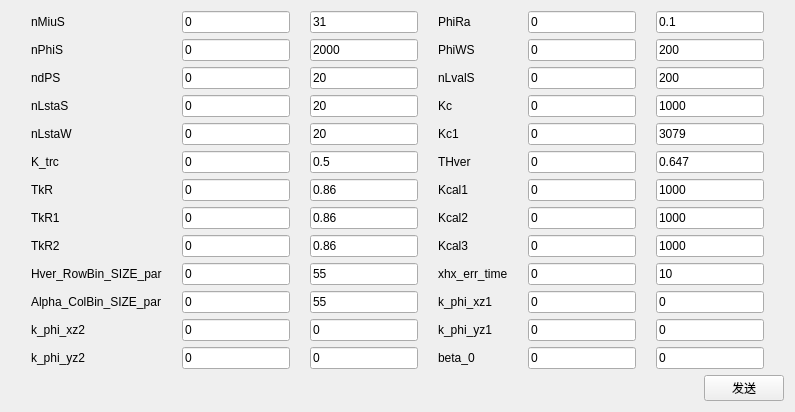
      <widget class="QWidget" name="tab">
       <attribute name="title">
        <string>协议一</string>
       </attribute>
       <layout class="QVBoxLayout" name="verticalLayout_2">
        <item>
         <layout class="QGridLayout" name="gridLayout_2">
          <property name="leftMargin">
           <number>20</number>
          </property>
          <property name="rightMargin">
           <number>20</number>
          </property>
          <property name="horizontalSpacing">
           <number>20</number>
          </property>
          <item row="0" column="0">
           <widget class="QLabel" name="label">
            <property name="sizePolicy">
             <sizepolicy hsizetype="Preferred" vsizetype="Fixed">
              <horstretch>0</horstretch>
              <verstretch>1</verstretch>
             </sizepolicy>
            </property>
            <property name="text">
             <string>nMiuS</string>
            </property>
           </widget>
          </item>
          <item row="0" column="1">
           <widget class="QLineEdit" name="R_1">
            <property name="sizePolicy">
             <sizepolicy hsizetype="Expanding" vsizetype="Fixed">
              <horstretch>0</horstretch>
              <verstretch>1</verstretch>
             </sizepolicy>
            </property>
            <property name="text">
             <string>0</string>
            </property>
            <property name="readOnly">
             <bool>false</bool>
            </property>
           </widget>
          </item>
          <item row="0" column="2">
           <widget class="QLineEdit" name="W_1">
            <property name="sizePolicy">
             <sizepolicy hsizetype="Expanding" vsizetype="Fixed">
              <horstretch>0</horstretch>
              <verstretch>1</verstretch>
             </sizepolicy>
            </property>
            <property name="text">
             <string>31</string>
            </property>
           </widget>
          </item>
          <item row="0" column="3">
           <widget class="QLabel" name="label_11">
            <property name="sizePolicy">
             <sizepolicy hsizetype="Preferred" vsizetype="Fixed">
              <horstretch>0</horstretch>
              <verstretch>1</verstretch>
             </sizepolicy>
            </property>
            <property name="text">
             <string>PhiRa</string>
            </property>
           </widget>
          </item>
          <item row="0" column="4">
           <widget class="QLineEdit" name="R_11">
            <property name="sizePolicy">
             <sizepolicy hsizetype="Expanding" vsizetype="Fixed">
              <horstretch>0</horstretch>
              <verstretch>1</verstretch>
             </sizepolicy>
            </property>
            <property name="text">
             <string>0</string>
            </property>
            <property name="readOnly">
             <bool>false</bool>
            </property>
           </widget>
          </item>
          <item row="0" column="5">
           <widget class="QLineEdit" name="W_11">
            <property name="sizePolicy">
             <sizepolicy hsizetype="Expanding" vsizetype="Fixed">
              <horstretch>0</horstretch>
              <verstretch>1</verstretch>
             </sizepolicy>
            </property>
            <property name="text">
             <string>0.1</string>
            </property>
           </widget>
          </item>
          <item row="1" column="0">
           <widget class="QLabel" name="label_2">
            <property name="sizePolicy">
             <sizepolicy hsizetype="Preferred" vsizetype="Fixed">
              <horstretch>0</horstretch>
              <verstretch>0</verstretch>
             </sizepolicy>
            </property>
            <property name="text">
             <string>nPhiS</string>
            </property>
           </widget>
          </item>
          <item row="1" column="1">
           <widget class="QLineEdit" name="R_2">
            <property name="text">
             <string>0</string>
            </property>
            <property name="readOnly">
             <bool>false</bool>
            </property>
           </widget>
          </item>
          <item row="1" column="2">
           <widget class="QLineEdit" name="W_2">
            <property name="text">
             <string>2000</string>
            </property>
           </widget>
          </item>
          <item row="1" column="3">
           <widget class="QLabel" name="label_12">
            <property name="sizePolicy">
             <sizepolicy hsizetype="Preferred" vsizetype="Fixed">
              <horstretch>0</horstretch>
              <verstretch>0</verstretch>
             </sizepolicy>
            </property>
            <property name="text">
             <string>PhiWS</string>
            </property>
           </widget>
          </item>
          <item row="1" column="4">
           <widget class="QLineEdit" name="R_12">
            <property name="text">
             <string>0</string>
            </property>
            <property name="readOnly">
             <bool>false</bool>
            </property>
           </widget>
          </item>
          <item row="1" column="5">
           <widget class="QLineEdit" name="W_12">
            <property name="text">
             <string>200</string>
            </property>
           </widget>
          </item>
          <item row="2" column="0">
           <widget class="QLabel" name="label_3">
            <property name="sizePolicy">
             <sizepolicy hsizetype="Preferred" vsizetype="Fixed">
              <horstretch>0</horstretch>
              <verstretch>0</verstretch>
             </sizepolicy>
            </property>
            <property name="text">
             <string>ndPS</string>
            </property>
           </widget>
          </item>
          <item row="2" column="1">
           <widget class="QLineEdit" name="R_3">
            <property name="text">
             <string>0</string>
            </property>
            <property name="readOnly">
             <bool>false</bool>
            </property>
           </widget>
          </item>
          <item row="2" column="2">
           <widget class="QLineEdit" name="W_3">
            <property name="text">
             <string>20</string>
            </property>
           </widget>
          </item>
          <item row="2" column="3">
           <widget class="QLabel" name="label_13">
            <property name="sizePolicy">
             <sizepolicy hsizetype="Preferred" vsizetype="Fixed">
              <horstretch>0</horstretch>
              <verstretch>0</verstretch>
             </sizepolicy>
            </property>
            <property name="text">
             <string>nLvalS</string>
            </property>
           </widget>
          </item>
          <item row="2" column="4">
           <widget class="QLineEdit" name="R_13">
            <property name="text">
             <string>0</string>
            </property>
            <property name="readOnly">
             <bool>false</bool>
            </property>
           </widget>
          </item>
          <item row="2" column="5">
           <widget class="QLineEdit" name="W_13">
            <property name="text">
             <string>200</string>
            </property>
           </widget>
          </item>
          <item row="3" column="0">
           <widget class="QLabel" name="label_4">
            <property name="sizePolicy">
             <sizepolicy hsizetype="Preferred" vsizetype="Fixed">
              <horstretch>0</horstretch>
              <verstretch>0</verstretch>
             </sizepolicy>
            </property>
            <property name="text">
             <string>nLstaS</string>
            </property>
           </widget>
          </item>
          <item row="3" column="1">
           <widget class="QLineEdit" name="R_4">
            <property name="text">
             <string>0</string>
            </property>
            <property name="readOnly">
             <bool>false</bool>
            </property>
           </widget>
          </item>
          <item row="3" column="2">
           <widget class="QLineEdit" name="W_4">
            <property name="text">
             <string>20</string>
            </property>
           </widget>
          </item>
          <item row="3" column="3">
           <widget class="QLabel" name="label_14">
            <property name="sizePolicy">
             <sizepolicy hsizetype="Preferred" vsizetype="Fixed">
              <horstretch>0</horstretch>
              <verstretch>0</verstretch>
             </sizepolicy>
            </property>
            <property name="text">
             <string>Kc</string>
            </property>
           </widget>
          </item>
          <item row="3" column="4">
           <widget class="QLineEdit" name="R_14">
            <property name="text">
             <string>0</string>
            </property>
            <property name="readOnly">
             <bool>false</bool>
            </property>
           </widget>
          </item>
          <item row="3" column="5">
           <widget class="QLineEdit" name="W_14">
            <property name="text">
             <string>1000</string>
            </property>
           </widget>
          </item>
          <item row="4" column="0">
           <widget class="QLabel" name="label_5">
            <property name="sizePolicy">
             <sizepolicy hsizetype="Preferred" vsizetype="Fixed">
              <horstretch>0</horstretch>
              <verstretch>0</verstretch>
             </sizepolicy>
            </property>
            <property name="text">
             <string>nLstaW</string>
            </property>
           </widget>
          </item>
          <item row="4" column="1">
           <widget class="QLineEdit" name="R_5">
            <property name="text">
             <string>0</string>
            </property>
            <property name="readOnly">
             <bool>false</bool>
            </property>
           </widget>
          </item>
          <item row="4" column="2">
           <widget class="QLineEdit" name="W_5">
            <property name="text">
             <string>20</string>
            </property>
           </widget>
          </item>
          <item row="4" column="3">
           <widget class="QLabel" name="label_15">
            <property name="sizePolicy">
             <sizepolicy hsizetype="Preferred" vsizetype="Fixed">
              <horstretch>0</horstretch>
              <verstretch>0</verstretch>
             </sizepolicy>
            </property>
            <property name="text">
             <string>Kc1</string>
            </property>
           </widget>
          </item>
          <item row="4" column="4">
           <widget class="QLineEdit" name="R_15">
            <property name="text">
             <string>0</string>
            </property>
            <property name="readOnly">
             <bool>false</bool>
            </property>
           </widget>
          </item>
          <item row="4" column="5">
           <widget class="QLineEdit" name="W_15">
            <property name="text">
             <string>3079</string>
            </property>
           </widget>
          </item>
          <item row="5" column="0">
           <widget class="QLabel" name="label_6">
            <property name="sizePolicy">
             <sizepolicy hsizetype="Preferred" vsizetype="Fixed">
              <horstretch>0</horstretch>
              <verstretch>0</verstretch>
             </sizepolicy>
            </property>
            <property name="text">
             <string>K_trc</string>
            </property>
           </widget>
          </item>
          <item row="5" column="1">
           <widget class="QLineEdit" name="R_6">
            <property name="text">
             <string>0</string>
            </property>
            <property name="readOnly">
             <bool>false</bool>
            </property>
           </widget>
          </item>
          <item row="5" column="2">
           <widget class="QLineEdit" name="W_6">
            <property name="text">
             <string>0.5</string>
            </property>
           </widget>
          </item>
          <item row="5" column="3">
           <widget class="QLabel" name="label_16">
            <property name="sizePolicy">
             <sizepolicy hsizetype="Preferred" vsizetype="Fixed">
              <horstretch>0</horstretch>
              <verstretch>0</verstretch>
             </sizepolicy>
            </property>
            <property name="text">
             <string>THver</string>
            </property>
           </widget>
          </item>
          <item row="5" column="4">
           <widget class="QLineEdit" name="R_16">
            <property name="text">
             <string>0</string>
            </property>
            <property name="readOnly">
             <bool>false</bool>
            </property>
           </widget>
          </item>
          <item row="5" column="5">
           <widget class="QLineEdit" name="W_16">
            <property name="text">
             <string>0.647</string>
            </property>
           </widget>
          </item>
          <item row="6" column="0">
           <widget class="QLabel" name="label_7">
            <property name="sizePolicy">
             <sizepolicy hsizetype="Preferred" vsizetype="Fixed">
              <horstretch>0</horstretch>
              <verstretch>0</verstretch>
             </sizepolicy>
            </property>
            <property name="text">
             <string>TkR</string>
            </property>
           </widget>
          </item>
          <item row="6" column="1">
           <widget class="QLineEdit" name="R_7">
            <property name="text">
             <string>0</string>
            </property>
            <property name="readOnly">
             <bool>false</bool>
            </property>
           </widget>
          </item>
          <item row="6" column="2">
           <widget class="QLineEdit" name="W_7">
            <property name="text">
             <string>0.86</string>
            </property>
           </widget>
          </item>
          <item row="6" column="3">
           <widget class="QLabel" name="label_17">
            <property name="sizePolicy">
             <sizepolicy hsizetype="Preferred" vsizetype="Fixed">
              <horstretch>0</horstretch>
              <verstretch>0</verstretch>
             </sizepolicy>
            </property>
            <property name="text">
             <string>Kcal1</string>
            </property>
           </widget>
          </item>
          <item row="6" column="4">
           <widget class="QLineEdit" name="R_17">
            <property name="text">
             <string>0</string>
            </property>
            <property name="readOnly">
             <bool>false</bool>
            </property>
           </widget>
          </item>
          <item row="6" column="5">
           <widget class="QLineEdit" name="W_17">
            <property name="text">
             <string>1000</string>
            </property>
           </widget>
          </item>
          <item row="7" column="0">
           <widget class="QLabel" name="label_8">
            <property name="sizePolicy">
             <sizepolicy hsizetype="Preferred" vsizetype="Fixed">
              <horstretch>0</horstretch>
              <verstretch>0</verstretch>
             </sizepolicy>
            </property>
            <property name="text">
             <string>TkR1</string>
            </property>
           </widget>
          </item>
          <item row="7" column="1">
           <widget class="QLineEdit" name="R_8">
            <property name="text">
             <string>0</string>
            </property>
            <property name="readOnly">
             <bool>false</bool>
            </property>
           </widget>
          </item>
          <item row="7" column="2">
           <widget class="QLineEdit" name="W_8">
            <property name="text">
             <string>0.86</string>
            </property>
           </widget>
          </item>
          <item row="7" column="3">
           <widget class="QLabel" name="label_18">
            <property name="sizePolicy">
             <sizepolicy hsizetype="Preferred" vsizetype="Fixed">
              <horstretch>0</horstretch>
              <verstretch>0</verstretch>
             </sizepolicy>
            </property>
            <property name="text">
             <string>Kcal2</string>
            </property>
           </widget>
          </item>
          <item row="7" column="4">
           <widget class="QLineEdit" name="R_18">
            <property name="text">
             <string>0</string>
            </property>
            <property name="readOnly">
             <bool>false</bool>
            </property>
           </widget>
          </item>
          <item row="7" column="5">
           <widget class="QLineEdit" name="W_18">
            <property name="text">
             <string>1000</string>
            </property>
           </widget>
          </item>
          <item row="8" column="0">
           <widget class="QLabel" name="label_9">
            <property name="sizePolicy">
             <sizepolicy hsizetype="Preferred" vsizetype="Fixed">
              <horstretch>0</horstretch>
              <verstretch>0</verstretch>
             </sizepolicy>
            </property>
            <property name="text">
             <string>TkR2</string>
            </property>
           </widget>
          </item>
          <item row="8" column="1">
           <widget class="QLineEdit" name="R_9">
            <property name="text">
             <string>0</string>
            </property>
            <property name="readOnly">
             <bool>false</bool>
            </property>
           </widget>
          </item>
          <item row="8" column="2">
           <widget class="QLineEdit" name="W_9">
            <property name="text">
             <string>0.86</string>
            </property>
           </widget>
          </item>
          <item row="8" column="3">
           <widget class="QLabel" name="label_19">
            <property name="sizePolicy">
             <sizepolicy hsizetype="Preferred" vsizetype="Fixed">
              <horstretch>0</horstretch>
              <verstretch>0</verstretch>
             </sizepolicy>
            </property>
            <property name="text">
             <string>Kcal3</string>
            </property>
           </widget>
          </item>
          <item row="8" column="4">
           <widget class="QLineEdit" name="R_19">
            <property name="text">
             <string>0</string>
            </property>
            <property name="readOnly">
             <bool>false</bool>
            </property>
           </widget>
          </item>
          <item row="8" column="5">
           <widget class="QLineEdit" name="W_19">
            <property name="text">
             <string>1000</string>
            </property>
           </widget>
          </item>
          <item row="9" column="0">
           <widget class="QLabel" name="label_10">
            <property name="sizePolicy">
             <sizepolicy hsizetype="Preferred" vsizetype="Fixed">
              <horstretch>0</horstretch>
              <verstretch>0</verstretch>
             </sizepolicy>
            </property>
            <property name="text">
             <string>Hver_RowBin_SIZE_par</string>
            </property>
           </widget>
          </item>
          <item row="9" column="1">
           <widget class="QLineEdit" name="R_10">
            <property name="text">
             <string>0</string>
            </property>
            <property name="readOnly">
             <bool>false</bool>
            </property>
           </widget>
          </item>
          <item row="9" column="2">
           <widget class="QLineEdit" name="W_10">
            <property name="text">
             <string>55</string>
            </property>
           </widget>
          </item>
          <item row="9" column="3">
           <widget class="QLabel" name="label_20">
            <property name="sizePolicy">
             <sizepolicy hsizetype="Preferred" vsizetype="Fixed">
              <horstretch>0</horstretch>
              <verstretch>0</verstretch>
             </sizepolicy>
            </property>
            <property name="text">
             <string>xhx_err_time</string>
            </property>
           </widget>
          </item>
          <item row="9" column="4">
           <widget class="QLineEdit" name="R_20">
            <property name="text">
             <string>0</string>
            </property>
            <property name="readOnly">
             <bool>false</bool>
            </property>
           </widget>
          </item>
          <item row="9" column="5">
           <widget class="QLineEdit" name="W_20">
            <property name="text">
             <string>10</string>
            </property>
           </widget>
          </item>
          <item row="10" column="0">
           <widget class="QLabel" name="label_31">
            <property name="text">
             <string>Alpha_ColBin_SIZE_par</string>
            </property>
           </widget>
          </item>
          <item row="10" column="1">
           <widget class="QLineEdit" name="R_21">
            <property name="text">
             <string>0</string>
            </property>
            <property name="readOnly">
             <bool>false</bool>
            </property>
           </widget>
          </item>
          <item row="10" column="2">
           <widget class="QLineEdit" name="W_21">
            <property name="text">
             <string>55</string>
            </property>
           </widget>
          </item>
          <item row="10" column="3">
           <widget class="QLabel" name="label_32">
            <property name="text">
             <string>k_phi_xz1</string>
            </property>
           </widget>
          </item>
          <item row="10" column="4">
           <widget class="QLineEdit" name="R_22">
            <property name="text">
             <string>0</string>
            </property>
            <property name="readOnly">
             <bool>false</bool>
            </property>
           </widget>
          </item>
          <item row="10" column="5">
           <widget class="QLineEdit" name="W_22">
            <property name="text">
             <string>0</string>
            </property>
           </widget>
          </item>
          <item row="11" column="0">
           <widget class="QLabel" name="label_33">
            <property name="text">
             <string>k_phi_xz2</string>
            </property>
           </widget>
          </item>
          <item row="11" column="1">
           <widget class="QLineEdit" name="R_23">
            <property name="text">
             <string>0</string>
            </property>
            <property name="readOnly">
             <bool>false</bool>
            </property>
           </widget>
          </item>
          <item row="11" column="2">
           <widget class="QLineEdit" name="W_23">
            <property name="text">
             <string>0</string>
            </property>
           </widget>
          </item>
          <item row="11" column="3">
           <widget class="QLabel" name="label_34">
            <property name="text">
             <string>k_phi_yz1</string>
            </property>
           </widget>
          </item>
          <item row="11" column="4">
           <widget class="QLineEdit" name="R_24">
            <property name="text">
             <string>0</string>
            </property>
            <property name="readOnly">
             <bool>false</bool>
            </property>
           </widget>
          </item>
          <item row="11" column="5">
           <widget class="QLineEdit" name="W_24">
            <property name="text">
             <string>0</string>
            </property>
           </widget>
          </item>
          <item row="12" column="0">
           <widget class="QLabel" name="label_35">
            <property name="text">
             <string>k_phi_yz2</string>
            </property>
           </widget>
          </item>
          <item row="12" column="1">
           <widget class="QLineEdit" name="R_25">
            <property name="text">
             <string>0</string>
            </property>
            <property name="readOnly">
             <bool>false</bool>
            </property>
           </widget>
          </item>
          <item row="12" column="2">
           <widget class="QLineEdit" name="W_25">
            <property name="text">
             <string>0</string>
            </property>
           </widget>
          </item>
          <item row="12" column="3">
           <widget class="QLabel" name="label_36">
            <property name="text">
             <string>beta_0</string>
            </property>
           </widget>
          </item>
          <item row="12" column="4">
           <widget class="QLineEdit" name="R_26">
            <property name="text">
             <string>0</string>
            </property>
            <property name="readOnly">
             <bool>false</bool>
            </property>
           </widget>
          </item>
          <item row="12" column="5">
           <widget class="QLineEdit" name="W_26">
            <property name="text">
             <string>0</string>
            </property>
           </widget>
          </item>
         </layout>
        </item>
        <item>
         <layout class="QHBoxLayout" name="horizontalLayout_13">
          <item>
           <spacer name="horizontalSpacer_3">
            <property name="orientation">
             <enum>Qt::Horizontal</enum>
            </property>
            <property name="sizeHint" stdset="0">
             <size>
              <width>488</width>
              <height>20</height>
             </size>
            </property>
           </spacer>
          </item>
          <item>
           <widget class="QPushButton" name="btnSend">
            <property name="sizePolicy">
             <sizepolicy hsizetype="Fixed" vsizetype="Fixed">
              <horstretch>0</horstretch>
              <verstretch>0</verstretch>
             </sizepolicy>
            </property>
            <property name="text">
             <string>发送</string>
            </property>
           </widget>
          </item>
         </layout>
        </item>
       </layout>
      </widget>
